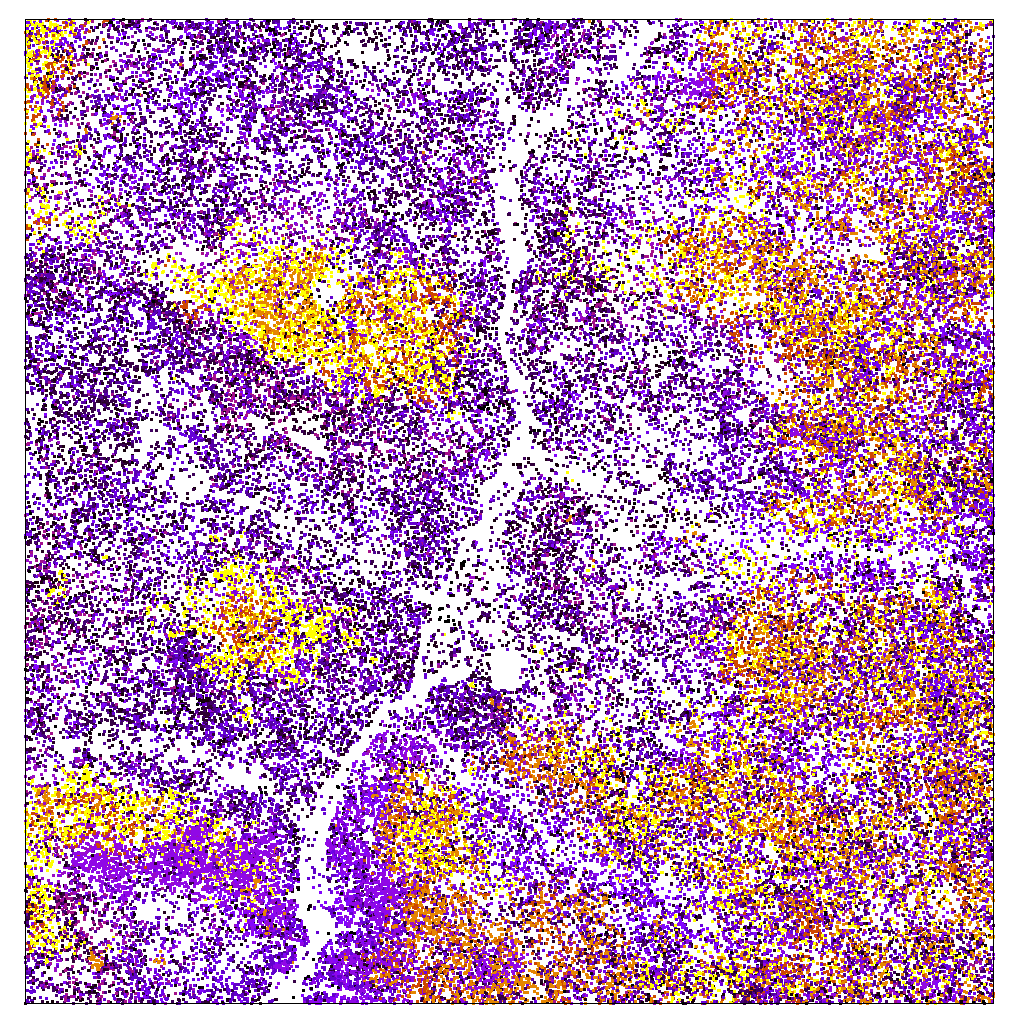

This figure's gnuplot source:
map_color(string) = ( \
  string eq "HUMBLA" ? 10976 : \
  string eq "AGROIN" ? 8788 : \
  string eq "MESUNA" ? 7203 : \
  string eq "UNIDEN" ? 4460 : \
  string eq "GARCHE" ? 3926 : \
  string eq "SHORDI" ? 3614 : \
  string eq "AGROHO" ? 3567 : \
  string eq "PSYCNI" ? 2912 : \
  string eq "MESUFE" ? 2886 : \
  string eq "SHORWO" ? 2249 : \
  string eq "SHORAF" ? 2062 : \
  string eq "UROPEL" ? 2037 : \
  string eq "SHORCR" ? 1885 : \
  string eq "CULLCE" ? 1859 : \
  string eq "SCHUCA" ? 1724 : \
  string eq "PALACA" ? 1680 : \
  string eq "SHORME" ? 1596 : \
  string eq "MYRIDA" ? 1340 : \
  string eq "SHORTR" ? 1320 : \
  string eq "GAERVA" ? 1190 : \
  string eq "CULLRO" ? 1148 : \
  string eq "XYLOCH" ? 1126 : \
  string eq "SEMEWA" ? 1123 : \
  string eq "PSYCDU" ? 1108 : \
  string eq "PALATH" ? 1098 : \
  string eq "PALAPE" ? 1080 : \
  string eq "GAERRO" ? 896 : \
  string eq "ANISCI" ? 834 : \
  string eq "DIOSAC" ? 768 : \
  string eq "GLOCAC" ? 748 : \
  string eq "SYZYNE" ? 735 : \
  string eq "MEMEAR" ? 703 : \
  string eq "MEMERO" ? 663 : \
  string eq "CALOTH" ? 659 : \
  string eq "SEMEGA" ? 646 : \
  string eq "MASTTE" ? 624 : \
  string eq "MANGZE" ? 562 : \
  string eq "CRYPWI" ? 539 : \
  string eq "LITSLO" ? 512 : \
  string eq "LEEAIN" ? 500 : \
  string eq "ALLOZE" ? 478 : \
  string eq "SHORST" ? 472 : \
  string eq "BHESCE" ? 464 : \
  string eq "HYDNOC" ? 463 : \
  string eq "SHORCN" ? 453 : \
  string eq "DIOSHI" ? 429 : \
  string eq "CHAECO" ? 412 : \
  string eq "NARGMA" ? 394 : \
  string eq "HOPEJU" ? 392 : \
  string eq "SYZYWI" ? 374 : \
  string eq "SYZYSP" ? 373 : \
  string eq "IXORJU" ? 345 : \
  string eq "CHAECA" ? 328 : \
  string eq "PSEUCH" ? 311 : \
  string eq "APAMSI" ? 297 : \
  string eq "GARCMO" ? 295 : \
  string eq "CINNCA" ? 294 : \
  string eq "NOTHBE" ? 287 : \
  string eq "GLENUN" ? 287 : \
  string eq "LITSIT" ? 282 : \
  string eq "GOMPSE" ? 281 : \
  string eq "TRICER" ? 261 : \
  string eq "EUPHLO" ? 237 : \
  string eq "SYMPCO" ? 232 : \
  string eq "PODATH" ? 224 : \
  string eq "SEMESU" ? 222 : \
  string eq "DILLRE" ? 216 : \
  string eq "CALOBR" ? 215 : \
  string eq "SYZYMA" ? 197 : \
  string eq "ACTIAL" ? 179 : \
  string eq "TIMOJA" ? 174 : \
  string eq "ELAESU" ? 167 : \
  string eq "GYRIWA" ? 165 : \
  string eq "URANAP" ? 163 : \
  string eq "SYMPCU" ? 163 : \
  string eq "STRONA" ? 162 : \
  string eq "PUTRRO" ? 161 : \
  string eq "CINNVE" ? 159 : \
  string eq "PAVEIN" ? 154 : \
  string eq "SYZYLI" ? 141 : \
  string eq "MALLRH" ? 139 : \
  string eq "GOMPTE" ? 137 : \
  string eq "SYZYSY" ? 132 : \
  string eq "PRISTE" ? 131 : \
  string eq "SEMEAC" ? 124 : \
  string eq "MADHFU" ? 123 : \
  string eq "NEOLCA" ? 121 : \
  string eq "DIOSQU" ? 120 : \
  string eq "EURYAC" ? 115 : \
  string eq "DIOSIN" ? 113 : \
  string eq "GLOCZE" ? 112 : \
  string eq "MEMEPR" ? 110 : \
  string eq "DYSOPE" ? 110 : \
  string eq "LASIOB" ? 106 : \
  string eq "ANTIPY" ? 106 : \
  string eq "MALLFU" ? 99 : \
  string eq "SYZYCY" ? 97 : \
  string eq "MEMEVA" ? 97 : \
  string eq "AXINZE" ? 97 : \
  string eq "SYMPHI" ? 95 : \
  string eq "ISONLA" ? 94 : \
  string eq "PSYCPL" ? 91 : \
  string eq "GLYCPE" ? 90 : \
  string eq "POMETO" ? 88 : \
  string eq "CARACA" ? 87 : \
  string eq "VITEAL" ? 86 : \
  string eq "GONIHO" ? 86 : \
  string eq "SEMENI" ? 80 : \
  string eq "GARCSP" ? 80 : \
  string eq "ELAEGL" ? 77 : \
  string eq "LITSGA" ? 75 : \
  string eq "DIPTHI" ? 72 : \
  string eq "ERYTOB" ? 71 : \
  string eq "SYZYAQ" ? 70 : \
  string eq "MEMECL" ? 68 : \
  string eq "AGLAAP" ? 68 : \
  string eq "CINNDU" ? 67 : \
  string eq "DIOSAL" ? 66 : \
  string eq "PSYCGL" ? 63 : \
  string eq "HOPEDI" ? 63 : \
  string eq "WALSPI" ? 60 : \
  string eq "NOTHFO" ? 56 : \
  string eq "SYZYAM" ? 55 : \
  string eq "EUGERI" ? 53 : \
  string eq "DYSOBI" ? 52 : \
  string eq "SCOLAC" ? 51 : \
  string eq "LIJNGA" ? 50 : \
  string eq "CHIOAL" ? 49 : \
  string eq "CAMPZE" ? 48 : \
  string eq "MELAMA" ? 45 : \
  string eq "PALAHI" ? 41 : \
  string eq "CALOTR" ? 41 : \
  string eq "BYRSEL" ? 40 : \
  string eq "SYZYOP" ? 37 : \
  string eq "DESMZE" ? 37 : \
  string eq "ARTONO" ? 37 : \
  string eq "MEMEB_" ? 36 : \
  string eq "MEMESY" ? 35 : \
  string eq "MEMED_" ? 35 : \
  string eq "PRUNWA" ? 33 : \
  string eq "PALALA" ? 33 : \
  string eq "CLEIPA" ? 30 : \
  string eq "CINNRI" ? 30 : \
  string eq "GARCTE" ? 29 : \
  string eq "ARDIGA" ? 29 : \
  string eq "MEMERY" ? 25 : \
  string eq "MEMEC_" ? 25 : \
  string eq "ABARBI" ? 25 : \
  string eq "STEMCA" ? 23 : \
  string eq "DIOSRA" ? 23 : \
  string eq "OSMEGA" ? 19 : \
  string eq "GLOCNE" ? 19 : \
  string eq "GARCTH" ? 18 : \
  string eq "HORSIR" ? 16 : \
  string eq "CLERIN" ? 16 : \
  string eq "MACAIN" ? 15 : \
  string eq "LASIOL" ? 15 : \
  string eq "EUGEIN" ? 15 : \
  string eq "CHAEFE" ? 15 : \
  string eq "ADENBI" ? 14 : \
  string eq "HOMACE" ? 13 : \
  string eq "SYZYCA" ? 12 : \
  string eq "PERSMA" ? 12 : \
  string eq "CARABR" ? 12 : \
  string eq "RANDGA" ? 11 : \
  string eq "MEMEGR" ? 11 : \
  string eq "CANAZE" ? 11 : \
  string eq "DESMEL" ? 10 : \
  string eq "MICRWA" ? 9 : \
  string eq "FICUHI" ? 9 : \
  string eq "MACAPE" ? 7 : \
  string eq "GLOCB_" ? 7 : \
  string eq "DIOSCH" ? 7 : \
  string eq "ARTOGO" ? 6 : \
  string eq "SWIEMA" ? 5 : \
  string eq "DIOSSY" ? 5 : \
  string eq "DILLTR" ? 5 : \
  string eq "CHRYRO" ? 5 : \
  string eq "BRIDMO" ? 5 : \
  string eq "APORCA" ? 5 : \
  string eq "MEMEA_" ? 4 : \
  string eq "SYMPEL" ? 3 : \
  string eq "CASEZE" ? 3 : \
  string eq "BOMBCE" ? 3 : \
  string eq "SYZYMI" ? 2 : \
  string eq "SYMPCC" ? 2 : \
  string eq "PAGIDI" ? 2 : \
  string eq "EUONWA" ? 2 : \
  string eq "CLIDHI" ? 2 : \
  string eq "CANTDI" ? 2 : \
  string eq "WENDBI" ? 1 : \
  string eq "STRYMI" ? 1 : \
  string eq "PALAGR" ? 1 : \
  string eq "MASTNI" ? 1 : \
  string eq "KOKOZE" ? 1 : \
  string eq "FRAGZE" ? 1 : \
  string eq "CARYUR" ? 1 : \
  string eq "BRIDRE" ? 1 : \
  0)

set term png size 1024,1024
set output 'tree_heatmap.png'
unset colorbox
unset xtics
unset ytics
plot 'tree_diversity_individual_data' u 3:4:(map_color(stringcolumn(2))) pt 5 ps 0.45 palette title ''
